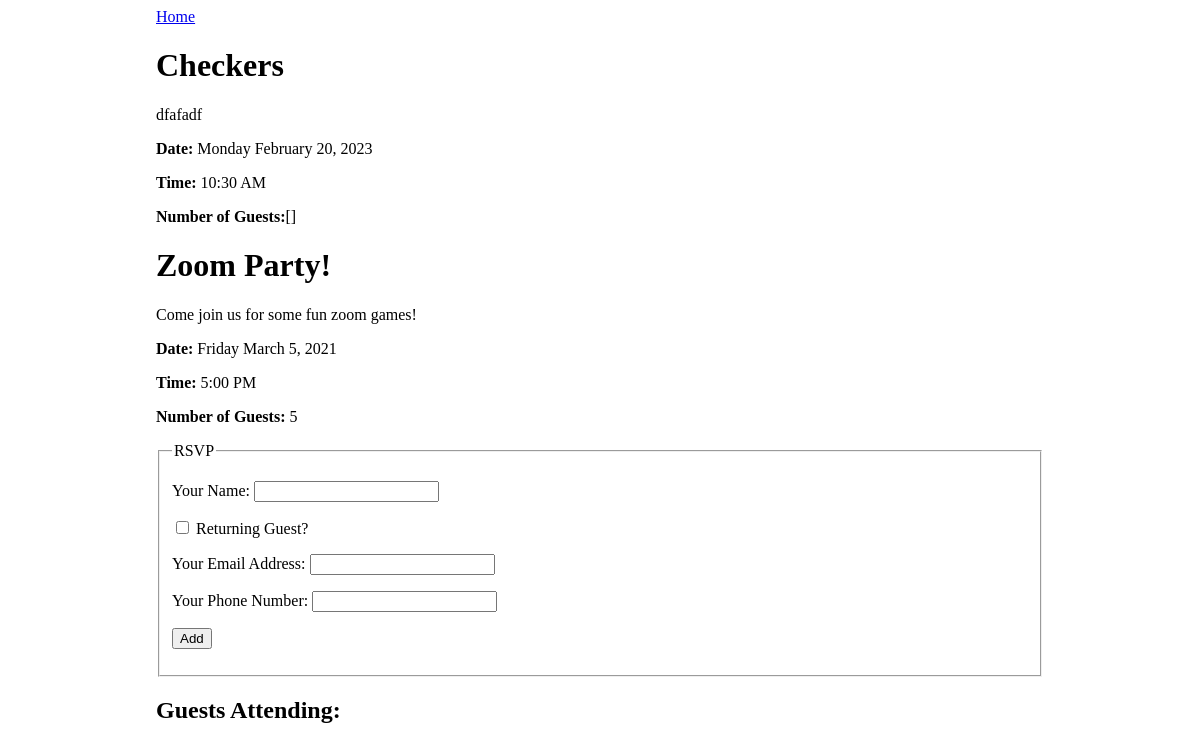
Before: /event/1 with the older database file.
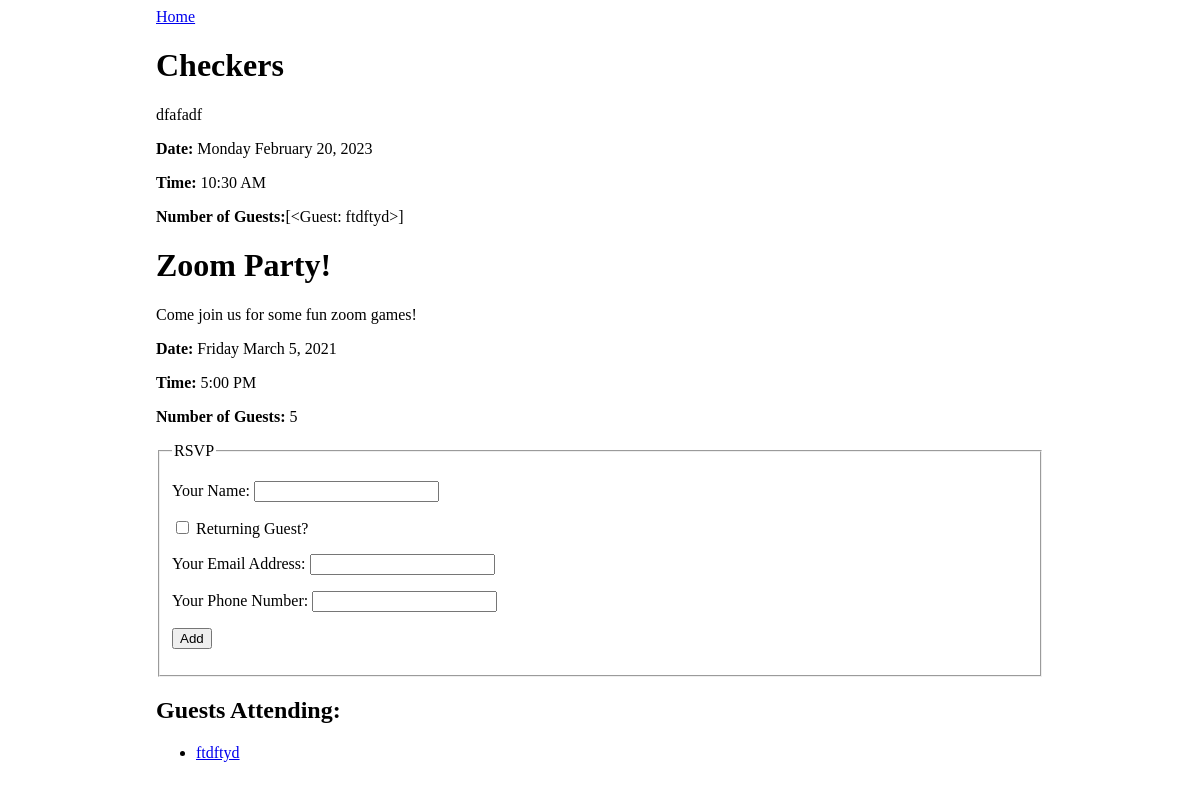
After: the same page with the newer database file.
### events_app/models.py (models this page shows, shortened)
class Event(db.Model):
    __tablename__ = 'event'
    id = db.Column(db.Integer, primary_key=True)
    title = db.Column(db.String(80))
    description = db.Column(db.String(300))
    date_and_time = db.Column(db.DateTime)
    guests = db.relationship("Guest", secondary='event_guest', back_populates="events_attending")

class Guest(db.Model):
    __tablename__ = 'guest'
    id = db.Column(db.Integer, primary_key=True)
    name = db.Column(db.String(80))
    email = db.Column(db.String(80))
    phone = db.Column(db.String(20))
    events_attending = db.relationship("Event", secondary='event_guest', back_populates="guests")
    def __repr__(self):
        return f'<Guest: {self.name}>'

### events_app/routes.py (the view)
@main.route('/event/<event_id>', methods=['GET'])
def event_detail(event_id):
    event = Event.query.get(event_id)
    return render_template('event_detail.html', event=event)

### events_app/templates/event_detail.html (shortened to what this page needs)
{% extends 'base.html' %}
{% block content %}
<a href="/">Home</a>
<h1>{{ event.title }}</h1>
<p>{{ event.description }}</p>
<p><strong>Date: </strong>{{ event.date_and_time.strftime(' %A %B %d, %Y') }}</p>
<p><strong>Time:</strong> {{ event.date_and_time.strftime('%H:%M %p') }}</p>
<p><strong>Number of Guests:</strong>{{ event.guests }}</p>
<h1>Zoom Party!</h1>
<p>Come join us for some fun zoom games!</p>
<p><strong>Date:</strong> Friday March 5, 2021</p>
<p><strong>Time:</strong> 5:00 PM</p>
<p><strong>Number of Guests:</strong> 5</p>
<form method="POST" action="{{ url_for('main.event_detail', event_id=event.id ) }}">
    <fieldset>
        <legend>RSVP</legend>
        <p>
            <label>
                Your Name:
                <input type="text" name="guest_name">
            </label>
        </p>
        <p>
            <label>
                <input type="checkbox" name="returning" onchange="returningGuestChanged(this.checked)">
                Returning Guest?
            </label>
        </p>
        <div id="new-guest">
            <p>
                <label>
                    Your Email Address:
                    <input type="email" name="email">
                </label>
            </p>
            <p>
                <label>
                    Your Phone Number:
                    <input type="phone" name="phone">
                </label>
            </p>
        </div>
        <p>
            <input type="submit" name="submit" value="Add">
        </p>
    </fieldset>
</form>
<h2>Guests Attending:</h2>
<ul>
    {% for guest in event.guests %}
        <li><a href="/guest/{{guest.id}}">{{ guest.name }}</a></li>
    {% endfor %}
</ul>
{% endblock %}

### events_app/templates/base.html (shortened to what this page needs)
<!DOCTYPE html>
<html>
    <head>
        <link rel="stylesheet" href="/static/style.css">
    </head>
    <body>
        <div id="content">
            {% block content %}{% endblock %}
        </div>
    </body>
</html>

### events_app/static/style.css (style rules this page uses)
body { display: flex; justify-content: center; }
#content { width: 75%; }

Changed rows visible on the page:
added Guest: guests "[<Guest: ftdftyd>]", name "ftdftyd"
Other visible differences:
{{ event.guests }}: "[]" → (not shown)
